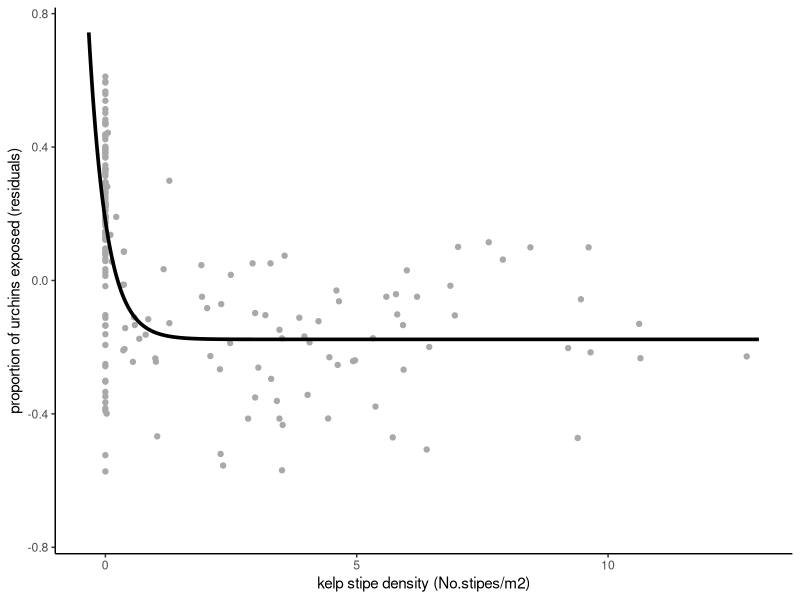

This chart was generated by the following R code: (Note: this script raises an error after producing the figure.)
### 
### This is the file where we make figure 2a from Smith et al 2021
### 

rm(list=ls()) 

### Load packages
## nlme 
library("tidyverse")

## Look at all data:
data <- read_csv("data/Smith_2017-19_benthic_data.csv") %>% 
  select(Stipe_Density, log1pur=`Log+1_PUR_Density`, Residual_Prop_urchins_exp)

# Fit negative exponential decay model
fit <- nls(Residual_Prop_urchins_exp ~ a + b * exp(c * Stipe_Density), 
           start = c(a = -0.16, b = 0.33, c = -3.11),
           data = data)

a <- coef(fit)["a"]
b <- coef(fit)["b"]
c <- coef(fit)["c"]
# do the same for b and c
predictions <- tibble(
  Stipe_Density = seq(-0.33, 13, by = 0.01), # change start, end, and step_length
  Residual_Prop_urchins_exp = a + b * exp(c * Stipe_Density)
)

## Trying to plot
# Basic scatter plot
figure2a<-ggplot(data, aes(x=Stipe_Density, y=Residual_Prop_urchins_exp)) + 
  geom_point(color="darkgrey") +
  geom_line(data=predictions, size=1.25)+
  theme_classic()+
  labs(x = "kelp stipe density (No.stipes/m2)", y = "proportion of urchins exposed (residuals)")

figure2a

#save figure
ggsave("figures/figure2a.png", plot=figure2a,width = 10, height = 10, units = "in" )

#save for use in Quarto report
saveRDS(figure2a, "figures/figure2a.rds")


